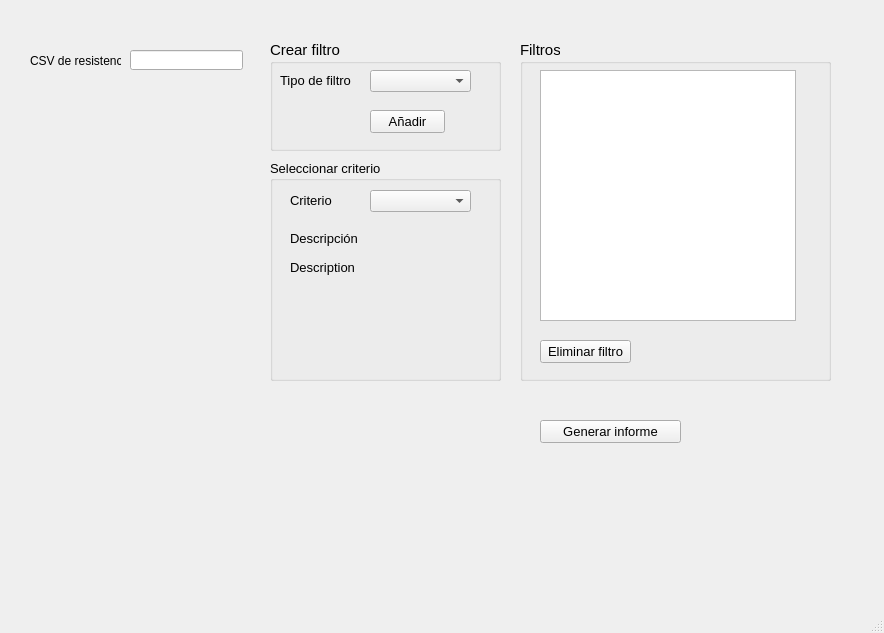
<?xml version="1.0" encoding="UTF-8"?>
<ui version="4.0">
 <class>MainWindow</class>
 <widget class="QMainWindow" name="MainWindow">
  <property name="geometry">
   <rect>
    <x>0</x>
    <y>0</y>
    <width>884</width>
    <height>633</height>
   </rect>
  </property>
  <property name="windowTitle">
   <string>MainWindow</string>
  </property>
  <widget class="QWidget" name="centralwidget">
   <widget class="QLabel" name="label">
    <property name="geometry">
     <rect>
      <x>30</x>
      <y>50</y>
      <width>91</width>
      <height>21</height>
     </rect>
    </property>
    <property name="text">
     <string>CSV de resistencia</string>
    </property>
   </widget>
   <widget class="QLineEdit" name="lineEdit">
    <property name="geometry">
     <rect>
      <x>130</x>
      <y>50</y>
      <width>113</width>
      <height>20</height>
     </rect>
    </property>
   </widget>
   <widget class="QGroupBox" name="groupBox">
    <property name="geometry">
     <rect>
      <x>270</x>
      <y>40</y>
      <width>231</width>
      <height>111</height>
     </rect>
    </property>
    <property name="font">
     <font>
      <pointsize>11</pointsize>
     </font>
    </property>
    <property name="title">
     <string>Crear filtro</string>
    </property>
    <widget class="QPushButton" name="add_filter_button">
     <property name="geometry">
      <rect>
       <x>100</x>
       <y>70</y>
       <width>75</width>
       <height>23</height>
      </rect>
     </property>
     <property name="font">
      <font>
       <pointsize>10</pointsize>
      </font>
     </property>
     <property name="text">
      <string>Añadir</string>
     </property>
    </widget>
    <widget class="QLabel" name="filter_type_label">
     <property name="geometry">
      <rect>
       <x>10</x>
       <y>30</y>
       <width>81</width>
       <height>20</height>
      </rect>
     </property>
     <property name="font">
      <font>
       <pointsize>10</pointsize>
      </font>
     </property>
     <property name="text">
      <string>Tipo de filtro</string>
     </property>
    </widget>
    <widget class="QComboBox" name="add_filter_combo">
     <property name="geometry">
      <rect>
       <x>100</x>
       <y>30</y>
       <width>101</width>
       <height>22</height>
      </rect>
     </property>
    </widget>
   </widget>
   <widget class="QPushButton" name="report_generation_button">
    <property name="geometry">
     <rect>
      <x>540</x>
      <y>420</y>
      <width>141</width>
      <height>23</height>
     </rect>
    </property>
    <property name="font">
     <font>
      <pointsize>10</pointsize>
     </font>
    </property>
    <property name="text">
     <string>Generar informe</string>
    </property>
   </widget>
   <widget class="QGroupBox" name="groupBox_2">
    <property name="geometry">
     <rect>
      <x>520</x>
      <y>40</y>
      <width>311</width>
      <height>341</height>
     </rect>
    </property>
    <property name="font">
     <font>
      <pointsize>11</pointsize>
     </font>
    </property>
    <property name="title">
     <string>Filtros</string>
    </property>
    <widget class="QListWidget" name="listWidget">
     <property name="geometry">
      <rect>
       <x>20</x>
       <y>30</y>
       <width>256</width>
       <height>251</height>
      </rect>
     </property>
     <property name="font">
      <font>
       <pointsize>10</pointsize>
      </font>
     </property>
    </widget>
    <widget class="QPushButton" name="delete_filter_button">
     <property name="geometry">
      <rect>
       <x>20</x>
       <y>300</y>
       <width>91</width>
       <height>23</height>
      </rect>
     </property>
     <property name="font">
      <font>
       <pointsize>10</pointsize>
      </font>
     </property>
     <property name="text">
      <string>Eliminar filtro</string>
     </property>
    </widget>
   </widget>
   <widget class="QGroupBox" name="groupBox_3">
    <property name="geometry">
     <rect>
      <x>270</x>
      <y>160</y>
      <width>231</width>
      <height>221</height>
     </rect>
    </property>
    <property name="font">
     <font>
      <pointsize>10</pointsize>
     </font>
    </property>
    <property name="title">
     <string>Seleccionar criterio</string>
    </property>
    <widget class="QLabel" name="criterio_label">
     <property name="geometry">
      <rect>
       <x>20</x>
       <y>30</y>
       <width>61</width>
       <height>21</height>
      </rect>
     </property>
     <property name="text">
      <string>Criterio</string>
     </property>
    </widget>
    <widget class="QComboBox" name="criteria_combobox">
     <property name="geometry">
      <rect>
       <x>100</x>
       <y>30</y>
       <width>101</width>
       <height>22</height>
      </rect>
     </property>
    </widget>
    <widget class="QLabel" name="description_label">
     <property name="geometry">
      <rect>
       <x>20</x>
       <y>70</y>
       <width>71</width>
       <height>16</height>
      </rect>
     </property>
     <property name="text">
      <string>Descripción</string>
     </property>
    </widget>
    <widget class="QLabel" name="description_text">
     <property name="geometry">
      <rect>
       <x>20</x>
       <y>100</y>
       <width>191</width>
       <height>101</height>
      </rect>
     </property>
     <property name="text">
      <string>Description </string>
     </property>
     <property name="alignment">
      <set>Qt::AlignJustify|Qt::AlignTop</set>
     </property>
     <property name="wordWrap">
      <bool>true</bool>
     </property>
    </widget>
   </widget>
  </widget>
  <widget class="QMenuBar" name="menubar">
   <property name="geometry">
    <rect>
     <x>0</x>
     <y>0</y>
     <width>884</width>
     <height>21</height>
    </rect>
   </property>
  </widget>
  <widget class="QStatusBar" name="statusbar"/>
 </widget>
 <resources/>
 <connections/>
</ui>
